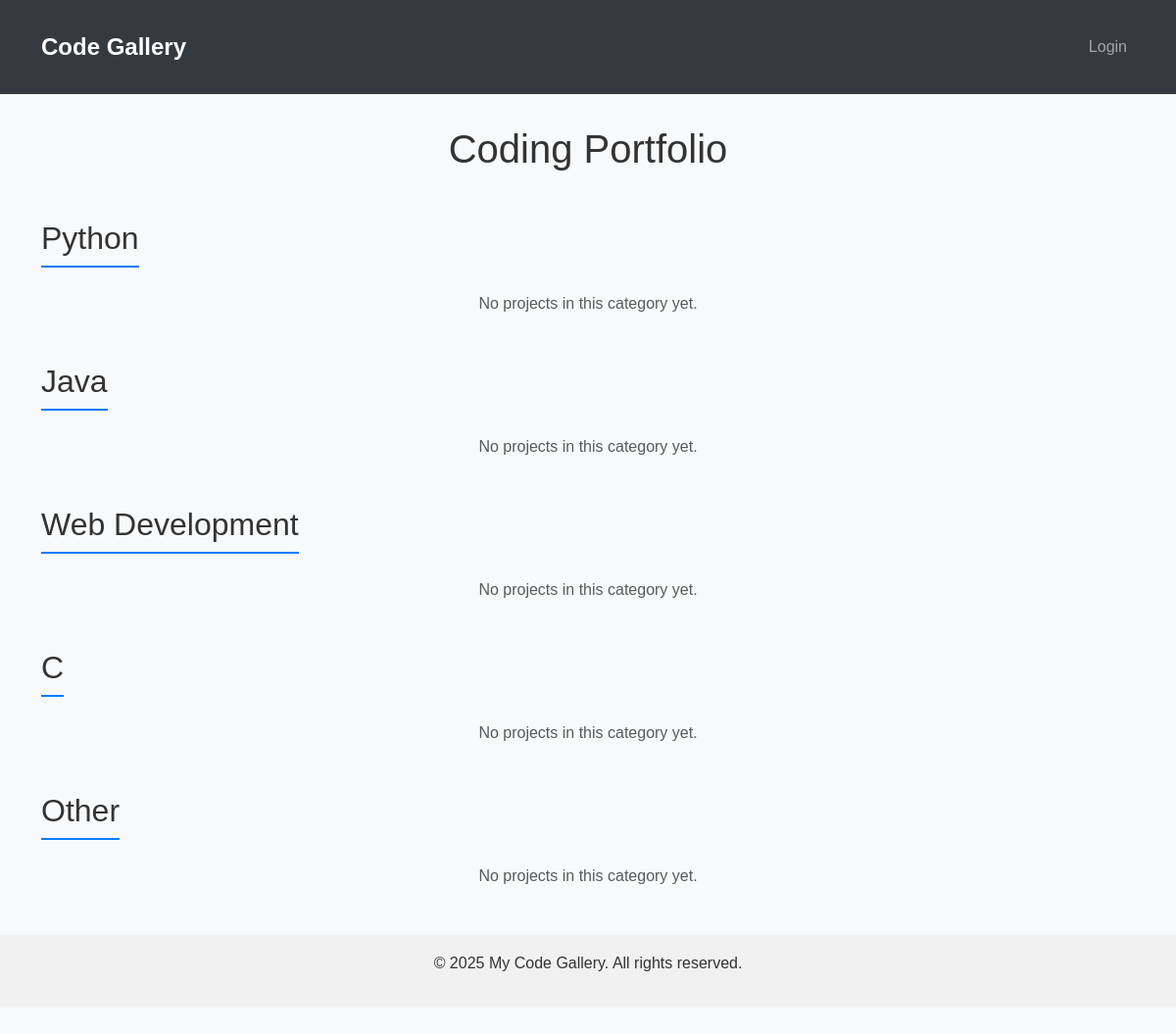
/, run on an earlier commit of the app's database.
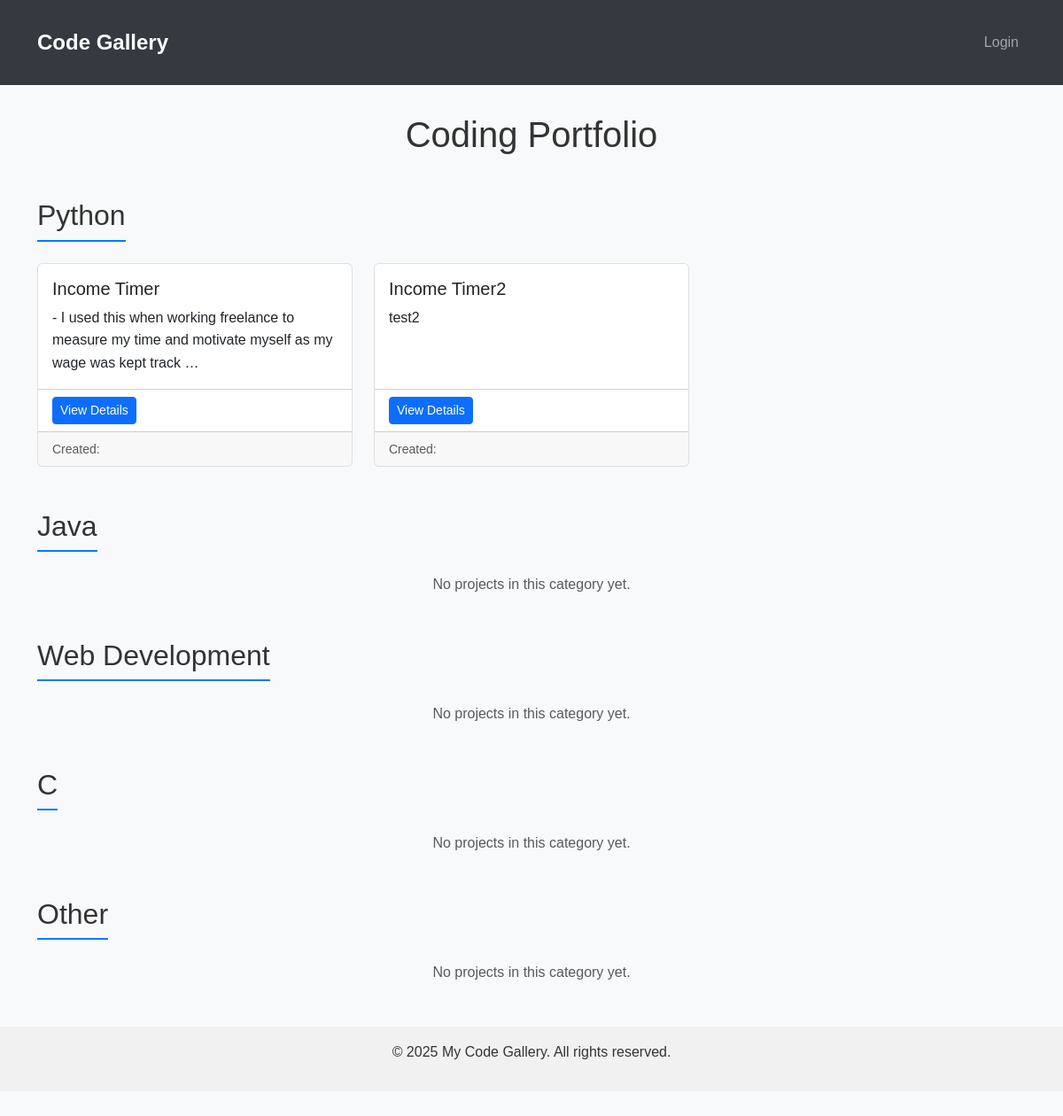
And on a later commit of the database.
### gallery/models.py (models this page shows, shortened)
class Project(models.Model):
    CATEGORY_CHOICES = [
        ('python', 'Python'),
        ('java', 'Java'),
        ('web', 'Web Development'),
        ('c', 'C'),
        ('other', 'Other')
    ]
    title = models.CharField(max_length=200)
    description = models.TextField()
    category = models.CharField(max_length=20, choices=CATEGORY_CHOICES, default='other')
    github_link = models.URLField(blank=True, null=True)
    image = models.ImageField(upload_to='project_images/', blank=True, null=True)

### gallery/views.py (the view)
# urls.py: path('', views.home_view, name='home'),
def home_view(request):
    context = {
        'categories': [
            {
                'key': category_key,
                'name': category_name,
                'projects': Project.objects.filter(category=category_key)
            }
            for category_key, category_name in Project.CATEGORY_CHOICES
        ]
    }
    return render(request, 'gallery/home.html', context)

### gallery/templates/gallery/home.html (shortened to what this page needs)
{% extends 'base.html' %}
{% block content %}
    <h1 class="text-center mb-5">Coding Portfolio</h1>
    {% for category in categories %}
        <div class="mb-5">
            <h2 class="category-header pb-2 mb-4">{{ category.name }}</h2>
            {% if category.projects %}
                <div class="row row-cols-1 row-cols-md-3 g-4">
                    {% for project in category.projects %}
                        <div class="col">
                            <div class="card h-100 project-card">
                                <div class="card-body">
                                    <h5 class="card-title">{{ project.title }}</h5>
                                    <p class="card-text">{{ project.description|truncatewords:20 }}</p>
                                </div>
                                <div class="card-footer bg-transparent d-flex justify-content-between">
                                    <a href="/project/{{ project.pk }}/" class="btn btn-primary btn-sm">View Details</a>
                                </div>
                                <div class="card-footer text-muted small">
                                    Created: {{ project.created_at|date:"M d, Y" }}
                                </div>
                            </div>
                        </div>
                    {% endfor %}
                </div>
            {% else %}
                <p class="text-muted text-center">No projects in this category yet.</p>
            {% endif %}
        </div>
    {% endfor %}
{% endblock %}

What changed in the data, as far as the page shows it:
added Project: title "Income Timer", description "- I used this when working freelance to measure my time and motivate myself as my wage was kept track …"
added Project: title "Income Timer2", description "test2"
Also different on the page:
list line gone: "No projects in this category yet."
